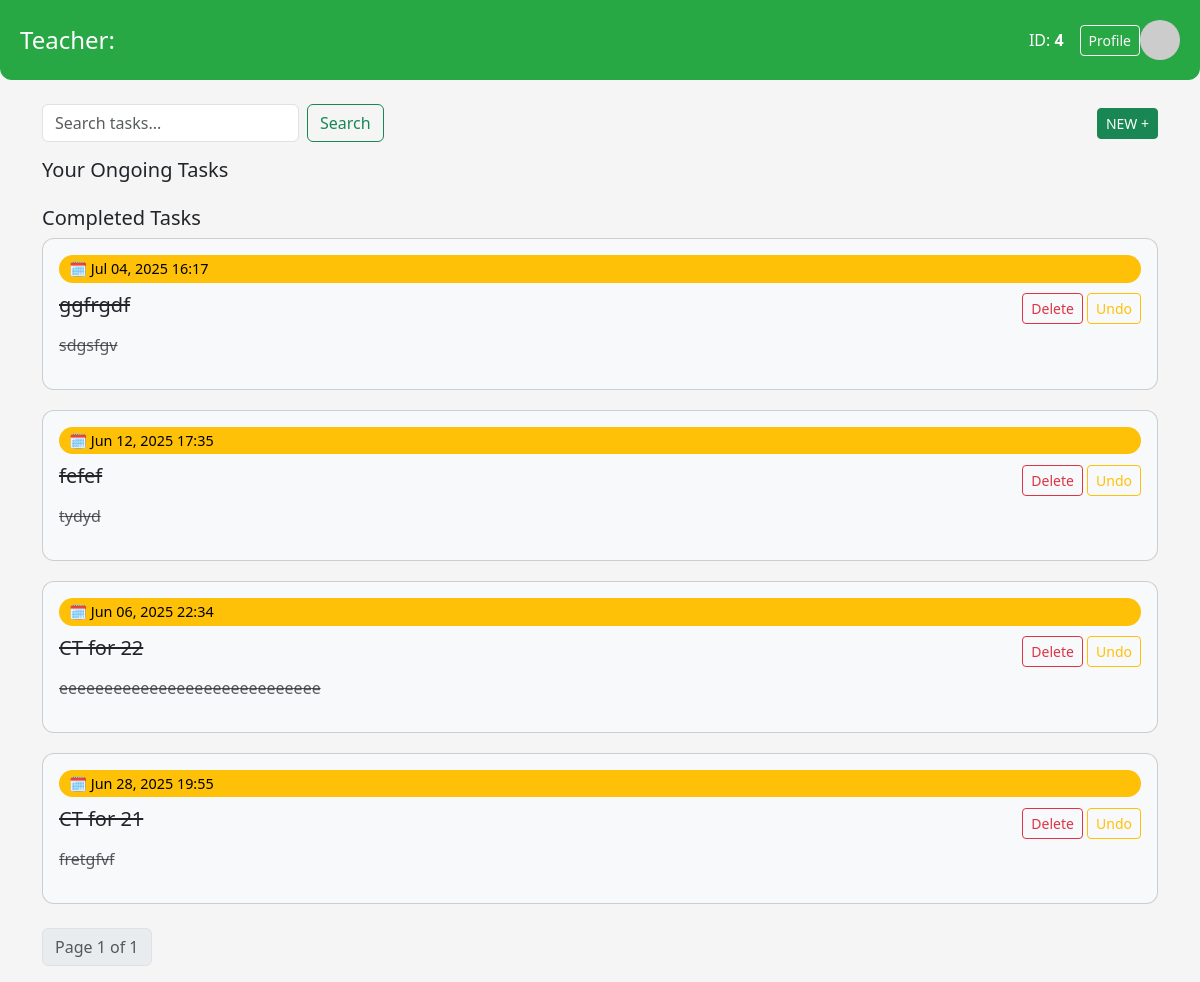
Screenshot of /todos/ (signed in) with the database file from the repository.
### todo/models.py (models this page shows, shortened)
class Todo(models.Model):
    teacher = models.ForeignKey(Teacher, on_delete=models.CASCADE, related_name='todos')
    title = models.CharField(max_length=100)
    description = models.TextField(blank=True, null=True)
    created_at = models.DateTimeField(auto_now_add=True)
    updated_at = models.DateTimeField(auto_now=True)
    deadline = models.DateTimeField(blank=True, null=True)
    is_completed = models.BooleanField(default=False)
    class Meta:
        ordering = ['-created_at']  # Order by creation date, newest first

### todo/views.py (the view)
# urls.py: path('todos/', views.TodoDashboardView.as_view(), name='todo_dashboard'),
class TodoDashboardView(LoginRequiredMixin, TemplateView):
    template_name = 'todos/todo_dashboard.html'
    def get_context_data(self, **kwargs):
        context = super().get_context_data(**kwargs)
        teacher = get_object_or_404(Teacher, user=self.request.user)
        query = self.request.GET.get('q', '')
        all_todos = Todo.objects.filter(teacher=teacher, title__icontains=query).order_by('-created_at')
        paginator = Paginator(all_todos, 5)  # 5 per page
        page = self.request.GET.get('page')
        todos = paginator.get_page(page)
        context['todos'] = todos
        context['query'] = query
        return context

### todo/templates/todos/todo_dashboard.html (shortened to what this page needs)
{% load static %}
<!DOCTYPE html>
<html lang="en">
<head>
  <link href="https://cdn.jsdelivr.net/npm/bootstrap@5.3.0/dist/css/bootstrap.min.css" rel="stylesheet">
</head>
<body>
  <div class="top-bar d-flex justify-content-between align-items-center">
    <div>
      <h4 class="mb-0">Teacher: <strong>{{ request.user.teacher.name }}</strong></h4>
    </div>
    <div class="d-flex align-items-center">
      <span class="me-2">ID: <strong>{{ request.user.id }}</strong></span>
      <a href="{% url 'teacher_profile' %}" class="btn btn-outline-light btn-sm ms-2">Profile</a>
      <img src="https://via.placeholder.com/40" alt="Profile" class="rounded-circle">
    </div>
  </div>
  <div class="container mt-4">
    <div class="d-flex justify-content-between align-items-center mb-3">
      <form class="d-flex" id="searchForm">
        <input class="form-control me-2" type="search" name="q" placeholder="Search tasks..." value="{{ query }}">
        <button class="btn btn-outline-success" type="submit">Search</button>
      </form>
      <button class="btn btn-success btn-sm" data-bs-toggle="modal" data-bs-target="#todoModal">NEW +</button>
    </div>
    <h5>Your Ongoing Tasks</h5>
    <h5 class="mt-4">Completed Tasks</h5>
    <div id="completedList">
      {% for todo in todos %}
        {% if todo.is_completed %}
          <div class="card task-card p-3 bg-light" id="todo-{{ todo.id }}">
            <div class="deadline-badge">
              {% if todo.deadline %} 🗓️ {{ todo.deadline|date:"M d, Y H:i" }} {% else %} No deadline {% endif %}
            </div>
            <div class="d-flex justify-content-between align-items-center">
              <h5><del>{{ todo.title }}</del></h5>
              <div>
                <button class="btn btn-sm btn-outline-danger" onclick="deleteTodo({{ todo.id }})">Delete</button>
                <button class="btn btn-sm btn-outline-warning" onclick="toggleComplete({{ todo.id }})">Undo</button>
              </div>
            </div>
            <p class="mt-2 text-muted"><del>{{ todo.description }}</del></p>
          </div>
        {% endif %}
      {% endfor %}
    </div>
    <div class="mt-4">
      <nav>
        <ul class="pagination">
          <li class="page-item disabled"><a class="page-link">Page {{ todos.number }} of {{ todos.paginator.num_pages }}</a></li>
        </ul>
      </nav>
    </div>
  </div>
</body>
</html>

### todo/templates/todos/todo_dashboard.html (style rules this page uses)
body { background-color: #f5f5f5; font-family: 'Segoe UI', sans-serif; }
.top-bar { background-color: #28a745; color: white; border-bottom-left-radius: 12px; border-bottom-right-radius: 12px; padding: 20px; }
.top-bar h4, .top-bar span { color: white; }
.task-card { border-radius: 12px; margin-bottom: 20px; }
.deadline-badge { font-size: 0.9rem; background-color: #ffc107; color: black; padding: 3px 10px; border-radius: 20px; margin-bottom: 10px; display: inline-block; }

### rows the page displays
Todo: deadline "Jul 04, 2025 16:17", title "ggfrgdf", description "sdgsfgv"
Todo: deadline "Jun 12, 2025 17:35", title "fefef", description "tydyd"
Todo: deadline "Jun 06, 2025 22:34", title "CT for 22", description "eeeeeeeeeeeeeeeeeeeeeeeeeeeee"
Todo: deadline "Jun 28, 2025 19:55", title "CT for 21", description "fretgfvf"

### other values shown
{{ request.user.id }} "4"
{{ todos.number }} "1"
{{ todos.paginator.num_pages }} "1"
